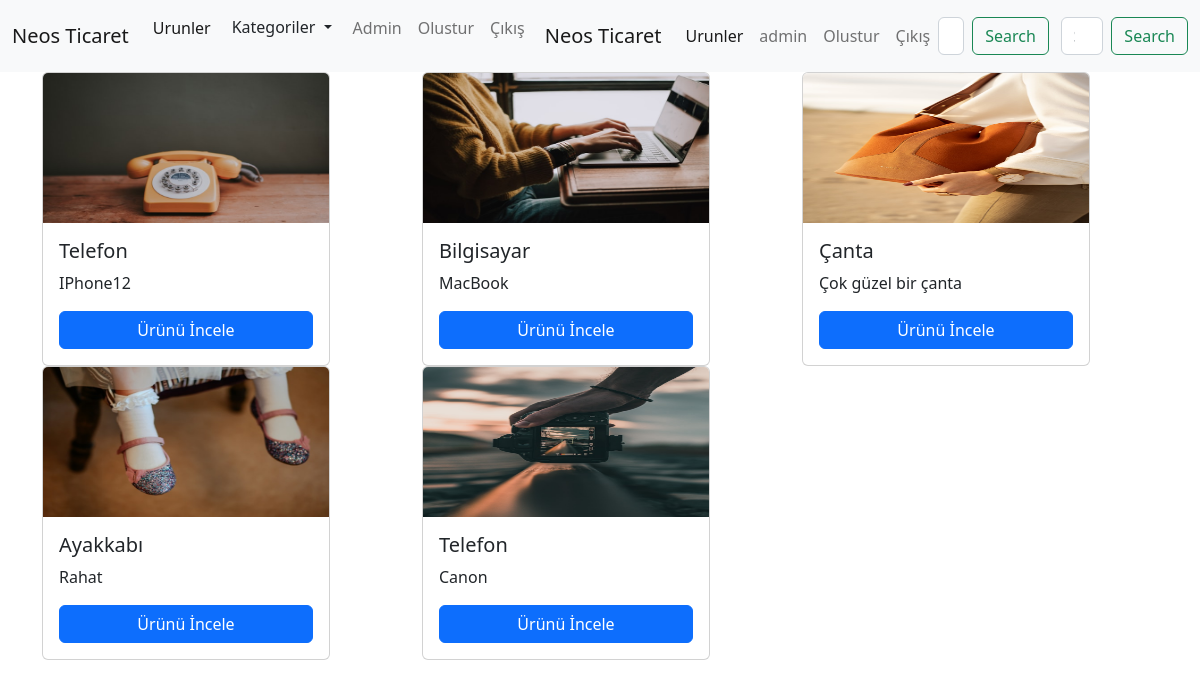
The app's page / (signed in) with its own data.
### urunler/models.py (models this page shows, shortened)
class Urun (models.Model):
    kategori = models.ForeignKey(Kategori, on_delete= models.CASCADE, null= True)
    AltKategori = models.ManyToManyField(AltKategori, blank= True)
    ornek = models.OneToOneField(Ornek, on_delete=models.CASCADE, null=True)
    isim = models.CharField(max_length=200, verbose_name='Ürün İsmi')
    aciklama = models.TextField(max_length=400)
    fiyat = models.IntegerField()
    resim = models.FileField(upload_to='urunler/', null=True, blank=True, verbose_name='Ürün Resmi')

### urunler/views.py (the view)
# urls.py: path('', index, name="index"),
def index(request):
    urunler = Urun.objects.all()
    kategoriler = Kategori.objects.all()
    search = ''
    if request.GET.get('search'):
        search = request.GET.get('search')
        urunler = Urun.objects.filter(
            Q(isim__icontains = search) |
            Q(kategori__isim__icontains = search)
        )
    context = {
        'urunlerim':urunler,
        'search':search,
        'kategori':kategoriler,
    }
    return render(request, 'index.html', context)

### urunler/templates/index.html (shortened to what this page needs)
{% load static %}
<!DOCTYPE html>
<html lang="en">
<head>
    <link href="https://cdn.jsdelivr.net/npm/bootstrap@5.2.0/dist/css/bootstrap.min.css" rel="stylesheet">
    <link rel="stylesheet" href="{% static 'css/style.css' %}">
</head>
<body>
    {% include "includes/_navbar.html" %}
    {% block content %}
            <div class="container">
                <div class="row">
                    {% for i in urunlerim %}
                        <div class="col-4">
                        <div class="card" style="width: 18rem;">
                            {% if i.resim %}
                                <img src="{{i.resim.url}}" class="card-img-top" alt="...">
                            {% else %}
                                <img src="{% static 'img/resim2.jpg' %} " width="100" height="200" alt="">
                            {% endif %}
                            <div class="card-body">
                            <h5 class="card-title">{{i.isim}}</h5>
                            <p class="card-text">{{i.aciklama}}</p>
                            <a href="{% url 'urun' i.id %}" class="btn btn-primary d-block">Ürünü İncele</a>
                            </div>
                        </div>
                        </div>
                    {% endfor %}
                </div>
            </div>
    {% endblock content %}
</body>
</html>

### urunler/templates/includes/_navbar.html (shortened to what this page needs)
<nav class="navbar navbar-expand-lg bg-light">
    <div class="container-fluid">
      <a class="navbar-brand" href="{% url 'index' %}">Neos Ticaret</a>
      <div class="collapse navbar-collapse" id="navbarSupportedContent">
        <ul class="navbar-nav me-auto mb-2 mb-lg-0">
          <li class="nav-item">
            <a class="nav-link active" aria-current="page" href="/">Urunler</a>
          </li>
            <div class="dropdown">
              <button class="btn dropdown-toggle" type="button" data-bs-toggle="dropdown" aria-expanded="false">
                Kategoriler
              </button>
            </div>
          {% if user.is_authenticated %}
                <li class="nav-item">
                <a class="nav-link text-capitalize" href="">{{request.user}}</a>
                </li>
                <li class="nav-item">
                <a class="nav-link" href="{% url 'olustur' %}">Olustur</a>
                </li>
                <li class="nav-item">
                    <a class="nav-link" href="{% url 'logout' %}">Çıkış</a>
                </li>
                <nav class="navbar navbar-expand-lg bg-light">
                    <div class="container-fluid">
                      <a class="navbar-brand" href="{% url 'index' %}">Neos Ticaret</a>
                      <div class="collapse navbar-collapse" id="navbarSupportedContent">
                        <ul class="navbar-nav me-auto mb-2 mb-lg-0">
                          <li class="nav-item">
                            <a class="nav-link active" aria-current="page" href="#">Urunler</a>
                          </li>
                          {% if user.is_authenticated %}
                                <li class="nav-item">
                                <a class="nav-link" href="">{{request.user}}</a>
                                </li>
                                <li class="nav-item">
                                <a class="nav-link" href="{% url 'olustur' %}">Olustur</a>
                                </li>
                                <li class="nav-item">
                                    <a class="nav-link" href="{% url 'logout' %}">Çıkış</a>
                                </li>
                          {% endif %}
                        </ul>
                        <form class="d-flex" role="search" method="GET">
                          <input class="form-control me-2" name="search" value="{{search}}" type="search" placeholder="Search" aria-label="Search">
                          <button class="btn btn-outline-success" type="submit">Search</button>
                        </form>
                      </div>
                    </div>
                  </nav>
          {% endif %}
        </ul>
        <form class="d-flex" role="search" method="GET">
          <input class="form-control me-2" name="search" value="{{search}}" type="search" placeholder="Search" aria-label="Search">
          <button class="btn btn-outline-success" type="submit">Search</button>
        </form>
      </div>
    </div>
  </nav>

### urunler/static/css/style.css (style rules this page uses)
.card img { width: 100%; height: 150px; }

### records on screen
Urun: resim (picture), isim "Telefon", aciklama "IPhone12"
Urun: resim (picture), isim "Bilgisayar", aciklama "MacBook"
Urun: resim (picture), isim "Çanta", aciklama "Çok güzel bir çanta"
Urun: resim (picture), isim "Ayakkabı", aciklama "Rahat"
Urun: resim (picture), isim "Telefon", aciklama "Canon"

### other values on screen
{{ request.user }} "Admin"
{{ request.user }} "admin"
